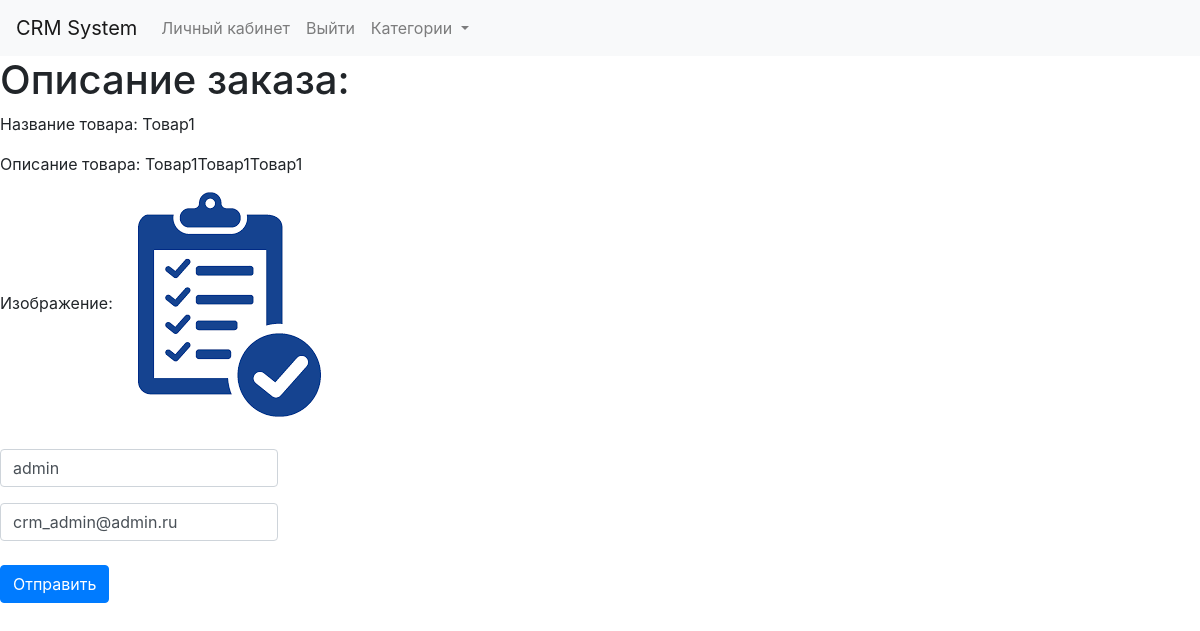
The app's page /order/telephones/19 (signed in) with its own data.
### crm_app/models.py (models this page shows, shortened)
class Product(models.Model):
    title = models.CharField(max_length=25, verbose_name='Название')
    description = models.TextField(max_length=150, verbose_name='Описание')
    image = models.ImageField(upload_to='media', verbose_name='Картинка')
    categories_foregin = models.ForeignKey(Categories, on_delete = models.CASCADE, verbose_name='Название категории')
    price = models.IntegerField(verbose_name='Цена')
    class Meta:
        verbose_name = 'товар'
        verbose_name_plural = 'Товар'

### crm_app/views.py (the view)
# urls.py: path('order/<str:slug>/<int:id_order>', make_order, name='make_order'),
def make_order(request, slug, id_order):
    сategories = Categories.objects.filter(slug=slug) #[:3]
    foreigh = Product.objects.get(id=id_order)
    set_user = User.objects.get(id=request.user.id)
    print("set_user - ", set_user.id)
    context = {
            'info_prod' : foreigh,
            'сategories' : сategories,
    }
    if request.method == 'POST':
        user_name =  request.POST.get('username') # request.user.username
        user_email = request.POST.get('email') # request.user.email
        Order.objects.create(key_product=foreigh, key_product_user=set_user, name=user_name, email=user_email)
        return redirect(reverse('profile', args=[str(set_user.id)]))
    else:
        return render(request, 'crm_app/make_order.html', context=context)

### crm_app/models.py (called while the page is built)
    def __str__(self):
        return self.name

### templates/crm_app/make_order.html (shortened to what this page needs)
{% extends 'base.html' %}
    {% block one %}
    <h1>Описание заказа:</h1>
    <p>Название товара: {{ info_prod.title }}</p>
    <p>Описание товара: {{ info_prod.description }}</p>
    <p>Изображение: <img src="{{ info_prod.image.url }}"></p>
    <form method="POST">
        <div class="row">
            <div class="col-md-3 mt-3">
                 <input type="text" name="username" value="{{ user.username }}"  class="form-control" placeholder="Имя пользователя"/>
            </div>
        </div>
        <div class="row">
            <div class="col-md-3 mt-3">
                 <input type="email" name="email" value="{{ user.email }}" class="form-control" placeholder="E-mail"/>
            </div>
        </div>
        <button class="btn btn-primary mt-4" type="submit">Отправить</button>
    </form>
    {% endblock one %}

### records on screen
Product: title "Товар1", description "Товар1Товар1Товар1", image (picture)
